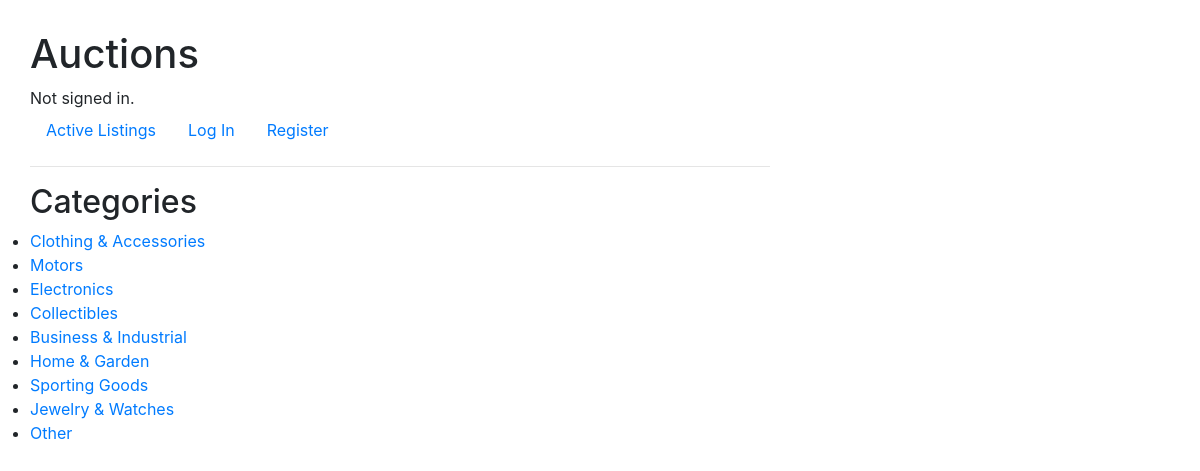
The page /categories on the database its author committed.
### auctions/models.py (models this page shows)
class Category(models.Model):
    name = models.CharField(max_length=64, unique=True)
    def __str__(self):
        return f"{self.name}"

### auctions/views.py (the view)
# urls.py: path("categories", views.categories, name="categories"),
def categories(request):
    item_categories = Category.objects.all()
    return render(request, "auctions/categories.html", {
        "item_categories":item_categories
    })

### auctions/templates/auctions/categories.html
{% extends "auctions/layout.html" %}
{% block body %}
    <h2>Categories</h2>
    <div class="allCategories">
        <ul>
        {% for cat in item_categories %}
            <li><a href="{% url "category" cat.name %}">{{cat}}</a></li>
        {% endfor %}
        </ul>
    </div>
{% endblock %}

### auctions/static/auctions/style.css (style rules this page uses)
* { margin: 0; padding: 0; box-sizing: border-box; }
body { padding: 30px; min-width: 100vh; max-width: 100vh; }

### rows shown on the page
Category: name "Clothing & Accessories"
Category: name "Motors"
Category: name "Electronics"
Category: name "Collectibles"
Category: name "Business & Industrial"
Category: name "Home & Garden"
Category: name "Sporting Goods"
Category: name "Jewelry & Watches"
Category: name "Other"
